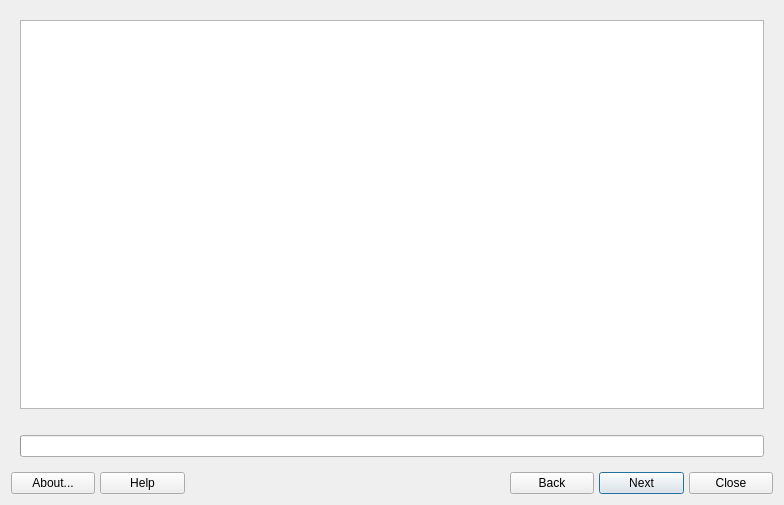
<?xml version="1.0" encoding="UTF-8"?>
<ui version="4.0">
 <class>MainWindow</class>
 <widget class="QDialog" name="MainWindow">
  <property name="geometry">
   <rect>
    <x>0</x>
    <y>0</y>
    <width>784</width>
    <height>505</height>
   </rect>
  </property>
  <property name="windowTitle">
   <string>Program_Name</string>
  </property>
  <layout class="QVBoxLayout" name="verticalLayout">
   <item>
    <widget class="QStackedWidget" name="stackedWidget">
     <property name="currentIndex">
      <number>1</number>
     </property>
     <widget class="QWidget" name="selectionPage">
      <layout class="QGridLayout" name="gridLayout_2"/>
     </widget>
     <widget class="QWidget" name="outputPage">
      <layout class="QVBoxLayout" name="verticalLayout_2">
       <item>
        <widget class="QTextBrowser" name="outputBox"/>
       </item>
       <item>
        <widget class="QLabel" name="outputLabel">
         <property name="text">
          <string/>
         </property>
         <property name="wordWrap">
          <bool>true</bool>
         </property>
        </widget>
       </item>
       <item>
        <widget class="QProgressBar" name="progressBar">
         <property name="value">
          <number>0</number>
         </property>
         <property name="textVisible">
          <bool>false</bool>
         </property>
        </widget>
       </item>
      </layout>
     </widget>
    </widget>
   </item>
   <item>
    <layout class="QGridLayout" name="buttonBar" columnstretch="0,0,0,0,0,0,0,0,0,0,0">
     <property name="sizeConstraint">
      <enum>QLayout::SetDefaultConstraint</enum>
     </property>
     <property name="leftMargin">
      <number>0</number>
     </property>
     <property name="topMargin">
      <number>0</number>
     </property>
     <property name="rightMargin">
      <number>0</number>
     </property>
     <property name="bottomMargin">
      <number>0</number>
     </property>
     <property name="spacing">
      <number>5</number>
     </property>
     <item row="0" column="1">
      <widget class="QPushButton" name="buttonHelp">
       <property name="sizePolicy">
        <sizepolicy hsizetype="Minimum" vsizetype="Preferred">
         <horstretch>0</horstretch>
         <verstretch>0</verstretch>
        </sizepolicy>
       </property>
       <property name="toolTip">
        <string>Display help </string>
       </property>
       <property name="text">
        <string>Help</string>
       </property>
       <property name="icon">
        <iconset theme="help-contents">
         <normaloff>.</normaloff>.</iconset>
       </property>
       <property name="shortcut">
        <string>Alt+H</string>
       </property>
      </widget>
     </item>
     <item row="0" column="5">
      <spacer name="horizontalSpacer2">
       <property name="orientation">
        <enum>Qt::Horizontal</enum>
       </property>
       <property name="sizeType">
        <enum>QSizePolicy::Minimum</enum>
       </property>
       <property name="sizeHint" stdset="0">
        <size>
         <width>100</width>
         <height>20</height>
        </size>
       </property>
      </spacer>
     </item>
     <item row="0" column="0">
      <widget class="QPushButton" name="buttonAbout">
       <property name="sizePolicy">
        <sizepolicy hsizetype="Minimum" vsizetype="Preferred">
         <horstretch>0</horstretch>
         <verstretch>0</verstretch>
        </sizepolicy>
       </property>
       <property name="toolTip">
        <string>About this application</string>
       </property>
       <property name="text">
        <string>About...</string>
       </property>
       <property name="icon">
        <iconset theme="help-about">
         <normaloff>.</normaloff>.</iconset>
       </property>
       <property name="shortcut">
        <string>Alt+B</string>
       </property>
       <property name="autoDefault">
        <bool>true</bool>
       </property>
      </widget>
     </item>
     <item row="0" column="2">
      <spacer name="horizontalSpacer1">
       <property name="orientation">
        <enum>Qt::Horizontal</enum>
       </property>
       <property name="sizeType">
        <enum>QSizePolicy::Minimum</enum>
       </property>
       <property name="sizeHint" stdset="0">
        <size>
         <width>183</width>
         <height>20</height>
        </size>
       </property>
      </spacer>
     </item>
     <item row="0" column="10">
      <widget class="QPushButton" name="buttonCancel">
       <property name="sizePolicy">
        <sizepolicy hsizetype="Minimum" vsizetype="Preferred">
         <horstretch>0</horstretch>
         <verstretch>0</verstretch>
        </sizepolicy>
       </property>
       <property name="toolTip">
        <string>Quit application</string>
       </property>
       <property name="text">
        <string>Close</string>
       </property>
       <property name="icon">
        <iconset theme="window-close">
         <normaloff>.</normaloff>.</iconset>
       </property>
       <property name="shortcut">
        <string>Alt+N</string>
       </property>
       <property name="autoDefault">
        <bool>true</bool>
       </property>
      </widget>
     </item>
     <item row="0" column="3">
      <widget class="QLabel" name="labelLogo">
       <property name="maximumSize">
        <size>
         <width>32</width>
         <height>32</height>
        </size>
       </property>
       <property name="midLineWidth">
        <number>0</number>
       </property>
       <property name="text">
        <string/>
       </property>
       <property name="pixmap">
        <pixmap resource="images.qrc">:/icons/images/logo.png</pixmap>
       </property>
       <property name="scaledContents">
        <bool>true</bool>
       </property>
      </widget>
     </item>
     <item row="0" column="8">
      <widget class="QPushButton" name="buttonNext">
       <property name="sizePolicy">
        <sizepolicy hsizetype="Minimum" vsizetype="Preferred">
         <horstretch>0</horstretch>
         <verstretch>0</verstretch>
        </sizepolicy>
       </property>
       <property name="text">
        <string>Next</string>
       </property>
       <property name="icon">
        <iconset theme="go-next">
         <normaloff>.</normaloff>.</iconset>
       </property>
       <property name="shortcut">
        <string/>
       </property>
       <property name="autoDefault">
        <bool>true</bool>
       </property>
       <property name="default">
        <bool>true</bool>
       </property>
      </widget>
     </item>
     <item row="0" column="7">
      <widget class="QPushButton" name="buttonBack">
       <property name="sizePolicy">
        <sizepolicy hsizetype="Minimum" vsizetype="Preferred">
         <horstretch>0</horstretch>
         <verstretch>0</verstretch>
        </sizepolicy>
       </property>
       <property name="text">
        <string>Back</string>
       </property>
       <property name="icon">
        <iconset theme="go-previous">
         <normaloff>.</normaloff>.</iconset>
       </property>
      </widget>
     </item>
    </layout>
   </item>
  </layout>
 </widget>
 <resources>
  <include location="images.qrc"/>
 </resources>
 <connections>
  <connection>
   <sender>buttonCancel</sender>
   <signal>pressed()</signal>
   <receiver>MainWindow</receiver>
   <slot>close()</slot>
   <hints>
    <hint type="sourcelabel">
     <x>723</x>
     <y>519</y>
    </hint>
    <hint type="destinationlabel">
     <x>388</x>
     <y>272</y>
    </hint>
   </hints>
  </connection>
 </connections>
</ui>
